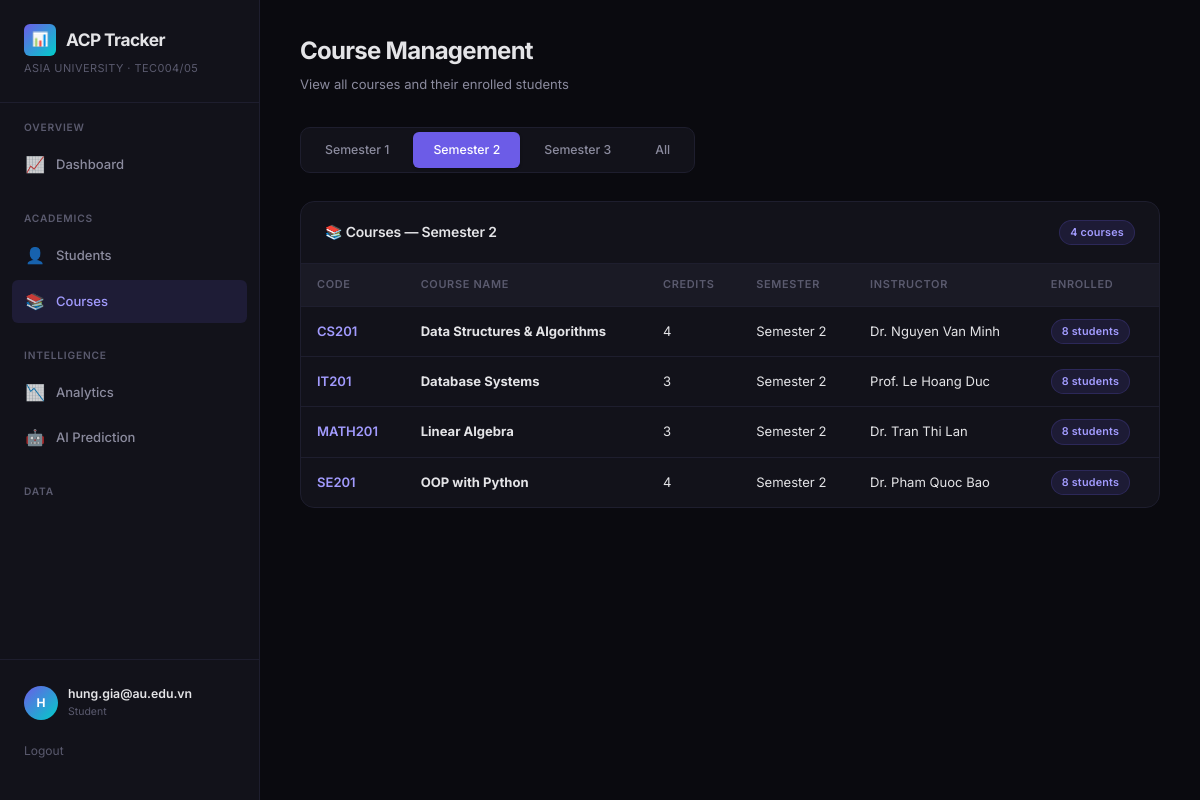
Screenshot of /courses?semester_id=2 (signed in) with the database file from the repository.
### tables this page shows
CREATE TABLE Students (
    id INTEGER PRIMARY KEY AUTOINCREMENT,
    student_code TEXT UNIQUE NOT NULL,
    name TEXT NOT NULL,
    email TEXT,
    date_of_birth TEXT,
    role TEXT DEFAULT 'student'
);

CREATE TABLE Semesters (
    id INTEGER PRIMARY KEY AUTOINCREMENT,
    name TEXT NOT NULL,
    year INTEGER NOT NULL,
    start_date TEXT,
    end_date TEXT
);

CREATE TABLE Courses (
    id INTEGER PRIMARY KEY AUTOINCREMENT,
    course_code TEXT UNIQUE NOT NULL,
    name TEXT NOT NULL,
    credits INTEGER NOT NULL,
    semester_id INTEGER NOT NULL,
    instructor_id INTEGER,
    FOREIGN KEY (semester_id) REFERENCES Semesters(id),
    FOREIGN KEY (instructor_id) REFERENCES Instructors(id)
);

CREATE TABLE Instructors (
    id INTEGER PRIMARY KEY AUTOINCREMENT,
    name TEXT NOT NULL,
    email TEXT,
    department TEXT,
    role TEXT DEFAULT 'instructor'
);

### app.py (the view)
@app.route("/courses")
@login_required
@require_role("admin", "instructor", "student")
def courses_page():
    semester_id = request.args.get("semester_id", type=int)
    semesters = get_semesters()
    semester_label = _semester_label(semester_id)
    course_objects = Course.all(semester_id)
    courses = []
    for c in course_objects:
        instructor = Instructor.from_db(c.instructor_id) if c.instructor_id else None
        courses.append({
            "id": c.id,
            "course_code": c.course_code,
            "name": c.name,
            "credits": c.credits,
            "semester_name": c.get_semester_name(),
            "instructor_name": instructor.name if instructor else "TBD",
            "enrolled_count": len(c.get_enrolled_students()),
        })
    return render_template(
        "courses.html",
        active_page="courses",
        semesters=semesters,
        current_semester=semester_id,
        semester_label=semester_label,
        courses=courses,
    )

### app.py (called while the page is built)
def get_semesters():
    return execute_query("SELECT * FROM Semesters ORDER BY id", fetchall=True)

def _semester_label(semester_id):
    if semester_id:
        sem = execute_query("SELECT name FROM Semesters WHERE id=?", (semester_id,), fetchone=True)
        return sem["name"] if sem else "Unknown"
    return "All Semesters"

### database/connection.py (called while the page is built)
@contextmanager
def get_connection():
    conn = sqlite3.connect(config.DB_PATH)
    conn.row_factory = sqlite3.Row
    conn.execute("PRAGMA foreign_keys = ON")
    try:
        yield conn
        conn.commit()
    except Exception:
        conn.rollback()
        raise
    finally:
        conn.close()

def execute_query(query, params=(), fetchone=False, fetchall=False):
    with get_connection() as conn:
        cursor = conn.execute(query, params)
        if fetchone:
            return cursor.fetchone()
        if fetchall:
            return cursor.fetchall()
        return cursor.lastrowid

### models/course.py (called while the page is built)
    @classmethod
    def all(cls, semester_id=None):
        if semester_id:
            rows = execute_query(
                "SELECT * FROM Courses WHERE semester_id=? ORDER BY course_code",
                (semester_id,), fetchall=True,
            )
        else:
            rows = execute_query("SELECT * FROM Courses ORDER BY course_code", fetchall=True)
        return [
            cls(
                course_code=r["course_code"], name=r["name"], credits=r["credits"],
                semester_id=r["semester_id"], instructor_id=r["instructor_id"], db_id=r["id"],
            )
            for r in rows
        ]

    def get_enrolled_students(self):
        return execute_query(
            """SELECT s.* FROM Students s
               JOIN Enrollments e ON s.id = e.student_id
               WHERE e.course_id = ? AND e.status = 'active'
               ORDER BY s.name""",
            (self.id,), fetchall=True,
        )

    def get_semester_name(self):
        row = execute_query("SELECT name FROM Semesters WHERE id=?", (self.semester_id,), fetchone=True)
        return row["name"] if row else "Unknown"

### models/person.py (called while the page is built)
    @classmethod
    def from_db(cls, instructor_id):
        row = execute_query(
            "SELECT * FROM Instructors WHERE id=?", (instructor_id,), fetchone=True
        )
        if not row:
            return None
        return cls(
            name=row["name"],
            email=row["email"],
            department=row["department"],
            db_id=row["id"],
        )

### templates/courses.html (shortened to what this page needs)
{% extends "base.html" %}
{% block content %}
<div class="page-header">
    <h2>Course Management</h2>
    <p class="page-subtitle">View all courses and their enrolled students</p>
</div>
<div class="semester-tabs" id="course-semester-filter">
    {% for sem in semesters %}
        <a href="{{ url_for('courses_page', semester_id=sem.id) }}"
           class="semester-tab {% if current_semester == sem.id %}active{% endif %}">
            {{ sem.name }}
        </a>
    {% endfor %}
    <a href="{{ url_for('courses_page') }}"
       class="semester-tab {% if current_semester is none %}active{% endif %}">
        All
    </a>
</div>
<div class="card animate-in">
    <div class="card-header">
        <h3>📚 Courses — {{ semester_label }}</h3>
        <span class="badge badge-accent">{{ courses|length }} courses</span>
    </div>
    <div class="card-body flush">
        <table class="data-table" id="courses-table">
            <thead>
                <tr>
                    <th>Code</th>
                    <th>Course Name</th>
                    <th>Credits</th>
                    <th>Semester</th>
                    <th>Instructor</th>
                    <th>Enrolled</th>
                </tr>
            </thead>
            <tbody>
                {% for c in courses %}
                <tr>
                    <td><span style="color: var(--accent-secondary); font-weight: 600;">{{ c.course_code }}</span></td>
                    <td><strong>{{ c.name }}</strong></td>
                    <td>{{ c.credits }}</td>
                    <td>{{ c.semester_name }}</td>
                    <td>{{ c.instructor_name or 'TBD' }}</td>
                    <td><span class="badge badge-accent">{{ c.enrolled_count }} students</span></td>
                </tr>
                {% endfor %}
            </tbody>
        </table>
    </div>
</div>
{% endblock %}

### templates/base.html (shortened to what this page needs)
<!DOCTYPE html>
<html lang="en">
<head>
    <link rel="stylesheet" href="{{ url_for('static', filename='css/style.css') }}">
</head>
<body>
    <div class="app-layout">
        <aside class="sidebar">
            <div class="sidebar-brand">
                <h1>
                    <span class="brand-icon">📊</span>
                    ACP Tracker
                </h1>
                <div class="brand-sub">Asia University · TEC004/05</div>
            </div>
            <nav class="sidebar-nav">
                <div class="nav-section">
                    <div class="nav-section-title">Overview</div>
                    <a href="{{ url_for('dashboard') }}" class="nav-link {% if active_page == 'dashboard' %}active{% endif %}" id="nav-dashboard">
                        <span class="nav-icon">📈</span> Dashboard
                    </a>
                </div>
                <div class="nav-section">
                    <div class="nav-section-title">Academics</div>
                    <a href="{{ url_for('students_page') }}" class="nav-link {% if active_page == 'students' %}active{% endif %}" id="nav-students">
                        <span class="nav-icon">👤</span> Students
                    </a>
                    <a href="{{ url_for('courses_page') }}" class="nav-link {% if active_page == 'courses' %}active{% endif %}" id="nav-courses">
                        <span class="nav-icon">📚</span> Courses
                    </a>
                </div>
                <div class="nav-section">
                    <div class="nav-section-title">Intelligence</div>
                    <a href="{{ url_for('analytics_page') }}" class="nav-link {% if active_page == 'analytics' %}active{% endif %}" id="nav-analytics">
                        <span class="nav-icon">📉</span> Analytics
                    </a>
                    <a href="{{ url_for('prediction_page') }}" class="nav-link {% if active_page == 'prediction' %}active{% endif %}" id="nav-prediction">
                        <span class="nav-icon">🤖</span> AI Prediction
                    </a>
                </div>
                <div class="nav-section">
                    <div class="nav-section-title">Data</div>
                </div>
            </nav>
            <div class="sidebar-footer">
                <div class="user-badge">
                    <div class="user-avatar">{{ (session.get('user_name', 'A'))[0] | upper }}</div>
                    <div class="user-info">
                        <div class="user-name">{{ session.get('user_name', 'Guest') }}</div>
                        <div class="user-role">{{ session.get('user_role', 'guest') }}</div>
                    </div>
                </div>
                {% if session.get('user_role') %}
                <a href="{{ url_for('logout') }}" style="display:block; margin-top:12px; font-size:0.8rem; color: var(--text-tertiary);">Logout</a>
                {% else %}
                <a href="{{ url_for('login') }}" style="display:block; margin-top:12px; font-size:0.8rem; color: var(--accent-secondary);">Login</a>
                {% endif %}
            </div>
        </aside>
        <main class="main-content">
            {% block content %}{% endblock %}
        </main>
    </div>
</body>
</html>

### rows the page displays
Students: get "hung.gia@au.edu.vn"
Semesters: name "Semester 1"
Semesters: name "Semester 2", semester_name "Semester 2" "Semester 2" "Semester 2" "Semester 2"
Semesters: name "Semester 3"
Courses: course_code "CS201", name "Data Structures & Algorithms"
Instructors: name "Dr. Nguyen Van Minh"
Courses: course_code "IT201", name "Database Systems"
Instructors: name "Prof. Le Hoang Duc"
Courses: course_code "MATH201", name "Linear Algebra"
Instructors: name "Dr. Tran Thi Lan"
Courses: course_code "SE201", name "OOP with Python"
Instructors: name "Dr. Pham Quoc Bao"

### other values shown
{{ (session.get('user_name', 'A'))[0] | upper }} "H"
{{ session.get('user_role', 'guest') }} "Student"
{{ courses|length }} "4"
{{ c.credits }} "4" "3" "3" "4"
{{ c.enrolled_count }} "8" "8" "8" "8"
